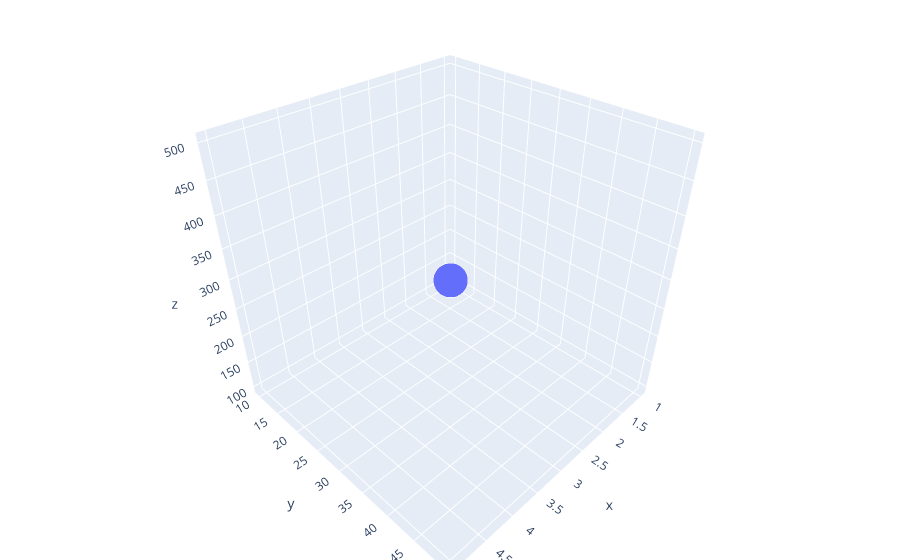

Here is the notebook cell this chart was saved with:
### Code cell
x = [1,2,3,4,5]
y = [10,20,30,40,50]
z = [100,200,300,400,500]

trace = go.Scatter3d(
   x=x,
   y=y,
   z=z,
   mode='markers', 
   marker=dict(
       size=12,
       line=dict(
           color='rgba(217, 217, 217, 0.14)',
           width=0.5
       ),
       opacity=0.8
   )
)
data = [trace]
layout = go.Layout(
    margin=dict(
        l=0,
        r=0,
        b=0,
        t=0,
    )
)
fig = go.Figure(data=data,layout=layout)
py.offline.iplot(fig)

### Figure 1 — Plotly figure (JSON) as saved in the notebook; plotly's stock layout.template omitted (floating-point values rounded to 4 significant figures)
{"data": [{"y": [10, 20, 30, 40, 50], "mode": "markers", "marker": {"opacity": 0.8, "line": {"color": "rgba(217, 217, 217, 0.14)", "width": 0.5}, "size": 12}, "x": [1, 2, 3, 4, 5], "z": [100, 200, 300, 400, 500], "type": "scatter3d"}], "layout": {"margin": {"r": 0, "b": 0, "l": 0, "t": 0}}}
